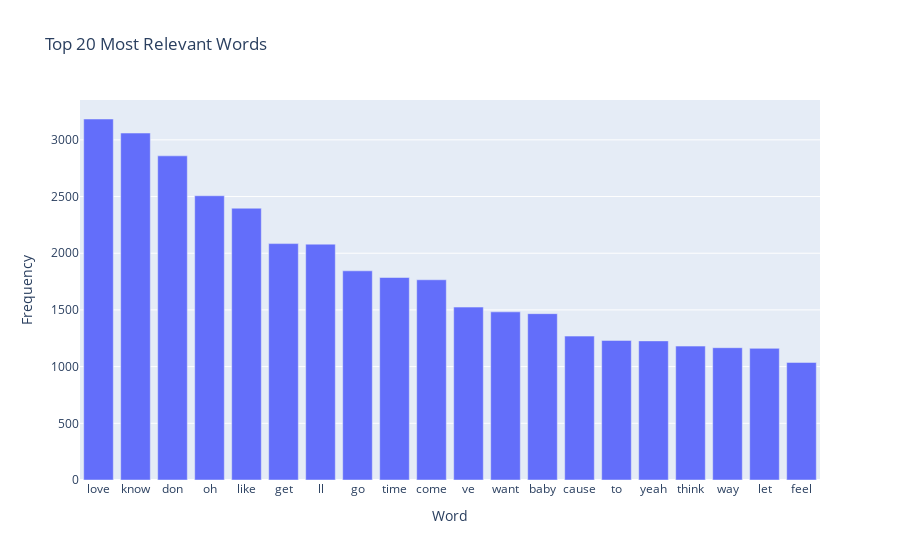

Notebook code cell kept with this figure:
### Code cell
word_freq = bow_df.sum().sort_values(ascending=False)

word_freq_df = word_freq.reset_index()
word_freq_df.columns = ['word', 'freq']

bar_word_freq = px.bar(
    word_freq_df.head(20),  # Mostrar apenas top 20 para melhor visualização
    x='word',
    y='freq',
    title='Top 20 Most Relevant Words',
    labels={'word': 'Word', 'freq': 'Frequency'}
)

bar_word_freq.show()

### Figure 1 — Plotly figure (JSON) as saved in the notebook; plotly's stock layout.template omitted (floating-point values rounded to 4 significant figures)
{"data": [{"hovertemplate": "Word=%{x}<br>Frequency=%{y}<extra></extra>", "legendgroup": "", "marker": {"color": "#636efa", "pattern": {"shape": ""}}, "name": "", "orientation": "v", "showlegend": false, "textposition": "auto", "type": "bar", "x": ["love", "know", "don", "oh", "like", "get", "ll", "go", "time", "come", "ve", "want", "baby", "cause", "to", "yeah", "think", "way", "let", "feel"], "xaxis": "x", "y": [3184, 3060, 2859, 2507, 2397, 2085, 2080, 1845, 1786, 1766, 1525, 1483, 1467, 1269, 1231, 1227, 1181, 1167, 1161, 1037], "yaxis": "y"}], "layout": {"barmode": "relative", "legend": {"tracegroupgap": 0}, "title": {"text": "Top 20 Most Relevant Words"}, "xaxis": {"anchor": "y", "domain": [0, 1], "title": {"text": "Word"}}, "yaxis": {"anchor": "x", "domain": [0, 1], "title": {"text": "Frequency"}}}}
